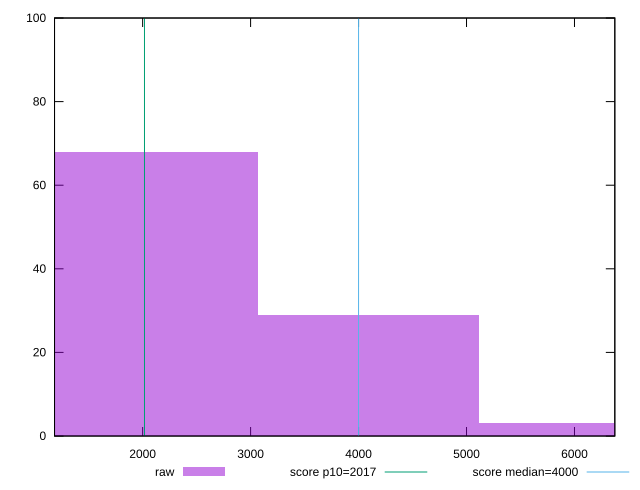

gnuplot code for this plot:
reset

$raw <<EOF
2047.189087989207 68
4094.378175978414 29
6141.567263967621 3
EOF

set key outside below
set boxwidth 2047.189087989207
set xrange [1183.816000000001:6373.679999999997]
set yrange [0:100]
set trange [0:100]
set style fill transparent solid 0.5 noborder

set parametric
set terminal svg size 640, 490 enhanced background rgb 'white'
set output "report_00014_2021-02-09T15:56:05.503Z/mainthread-work-breakdown/samples/pages+cached+noadtech+nomedia/raw/histogram.svg"

plot $raw title "raw" with boxes, \
     2017,t title "score p10=2017", \
     4000,t title "score median=4000"

reset
